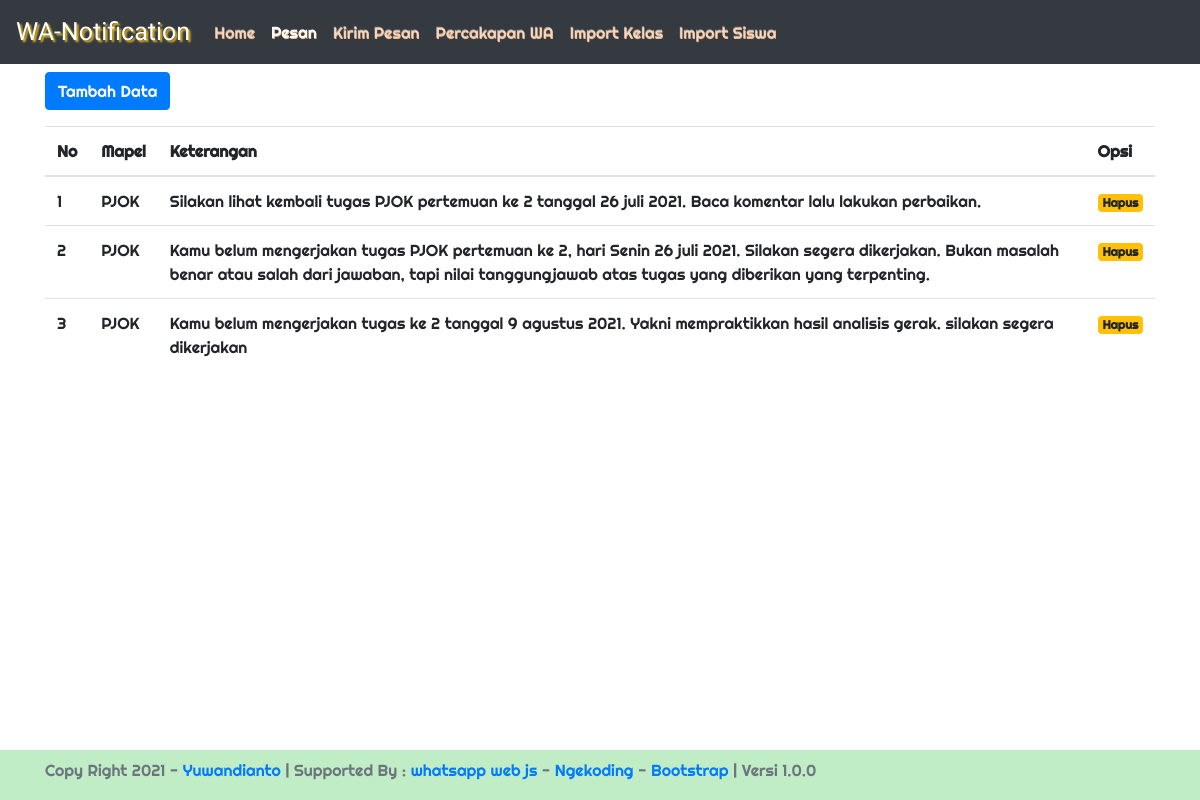
The page /index.php/admin/pesan on the database its author committed.
### tables this page shows
CREATE TABLE `data_tugas` (
  `id` int(11) NOT NULL,
  `mapel` varchar(100) NOT NULL,
  `keterangan` text NOT NULL
);

### application/controllers/Admin.php (called while the page is built, shortened)
<?php
class Admin extends CI_Controller
{
    public function __construct()
    {
        $this->load->library('form_validation');
        $this->load->model('model_api', 'api');
    }
    public function pesan()
    {
        $data['pesan'] = $this->db->get('data_tugas')->result();
        $data['versi'] = $this->db->get('data_api')->row()->versi;
        $this->load->view('layout/meta', $data);
        $this->load->view('layout/navbar');
        $this->load->view('pesan');
        $this->load->view('layout/script');
    }
}

### index.php (called while the page is built, shortened)
<?php
require_once BASEPATH.'core/CodeIgniter.php';

### application/views/pesan.php (the view, shortened to what this page needs)
<div class="container mt-2">
    <button type="button" class="btn btn-primary" data-toggle="modal" data-target="#exampleModal">
        Tambah Data
    </button>
    <table class="table table-hover mt-3">
        <thead>
            <th>No</th>
            <th>Mapel</th>
            <th>Keterangan</th>
            <th>Opsi</th>
        </thead>
        <tbody>
            <?php $no = 1;
            foreach ($pesan as $p) : ?>
                <tr>
                    <td><?= $no++; ?></td>
                    <td><?= $p->mapel; ?></td>
                    <td><?= $p->keterangan; ?></td>
                    <td>
                        <a href="<?= base_url('index.php/admin/hapus_pesan/') . $p->id; ?>" class="badge badge-warning" onclick="return confirm('Yakin akan menghapus data ini?')"> Hapus</a>
                    </td>
                </tr>
            <?php endforeach; ?>
        </tbody>
    </table>
</div>

### application/views/layout/meta.php (shortened to what this page needs)
<!DOCTYPE html>
<html lang="en">
<head>
    <link rel="stylesheet" href="https://maxcdn.bootstrapcdn.com/bootstrap/4.0.0/css/bootstrap.min.css">
    <link href="https://cdn.jsdelivr.net/npm/select2@4.1.0-rc.0/dist/css/select2.min.css" rel="stylesheet" />
</head>
<body>

### application/views/layout/navbar.php (shortened to what this page needs)
<nav class="navbar navbar-expand-lg navbar-dark bg-dark">
    <a class="navbar-brand" href="javascript:void(0)">WA-Notification</a>
    <div class="collapse navbar-collapse" id="navbarSupportedContent">
        <ul class="navbar-nav mr-auto">
            <li class="nav-item <?= ($this->uri->segment(2) == '' ? 'active' : ''); ?>">
                <a class="nav-link" href="<?= base_url('index.php/admin'); ?>">Home</a>
            </li>
            <li class="nav-item <?= ($this->uri->segment(2) == 'pesan' ? 'active' : ''); ?>">
                <a class="nav-link" href="<?= base_url('index.php/admin/pesan'); ?>">Pesan</a>
            </li>
            <li class="nav-item <?= ($this->uri->segment(2) == 'kirim' ? 'active' : ''); ?>">
                <a class="nav-link" href="<?= base_url('index.php/admin/kirim'); ?>">Kirim Pesan</a>
            </li>
            <li class="nav-item <?= ($this->uri->segment(2) == 'baca_pesan' ? 'active' : ''); ?>">
                <a class="nav-link" href="<?= base_url('index.php/admin/baca_pesan'); ?>">Percakapan WA</a>
            </li>
            <li class="nav-item">
                <a class="nav-link" href="javascript:void(0)" data-toggle="modal" data-target="#imporKelas">Import Kelas</a>
            </li>
            <li class="nav-item">
                <a class="nav-link" href="javascript:void(0)" data-toggle="modal" data-target="#imporSiswa">Import Siswa</a>
            </li>
        </ul>
    </div>
</nav>

### application/views/layout/script.php (shortened to what this page needs)
<footer class="footer" style="background-color: #c0edc5;">
    <div class="container">
        <span class="text-muted">Copy Right 2021 - <a target="_blank" href="https://shop.yuwandianto.web.id/"> Yuwandianto</a> | Supported By : <a target="_blank" href="https://github.com/pedroslopez/whatsapp-web.js/"> whatsapp web js</a> - <a target="_blank" href="https://github.com/ngekoding/whatsapp-api-tutorial">Ngekoding</a> - <a target="_blank" href="https://getbootstrap.com/"> Bootstrap</a> | Versi <?= $versi; ?> </span>
    </div>
</footer>
</body>
</html>

### application/views/layout/meta.php (style rules this page uses)
html { position: relative; min-height: 100%; }
body { font-family: 'Righteous', cursive; margin-bottom: 120px; }
.navbar-brand { font-family: 'Tangerine', serif; font-size: 25px; text-shadow: 2px 2px 2px #e8b81c; }
.nav-item a { text-shadow: .5px .5px 0px #f2b07e; }
.footer { position: absolute; bottom: 0; width: 100%; min-height: 50px; line-height: 40px; background-color: #f5f5f5; }
.footer>.container { padding-right: 15px; padding-left: 15px; }

### rows shown on the page
data_tugas: mapel "PJOK", keterangan "Silakan lihat kembali tugas PJOK pertemuan ke 2 tanggal 26 juli 2021. Baca komentar lalu lakukan perbaikan."
data_tugas: mapel "PJOK", keterangan "Kamu belum mengerjakan tugas PJOK pertemuan ke 2, hari Senin 26 juli 2021. Silakan segera dikerjakan. Bukan masalah benar atau salah dari jawaban, tapi nilai tanggungjawab atas tugas yang diberikan yang terpenting."
data_tugas: mapel "PJOK", keterangan "Kamu belum mengerjakan tugas ke 2 tanggal 9 agustus 2021. Yakni mempraktikkan hasil analisis gerak. silakan segera dikerjakan"

### other values the page prints
$versi "1.0.0"
